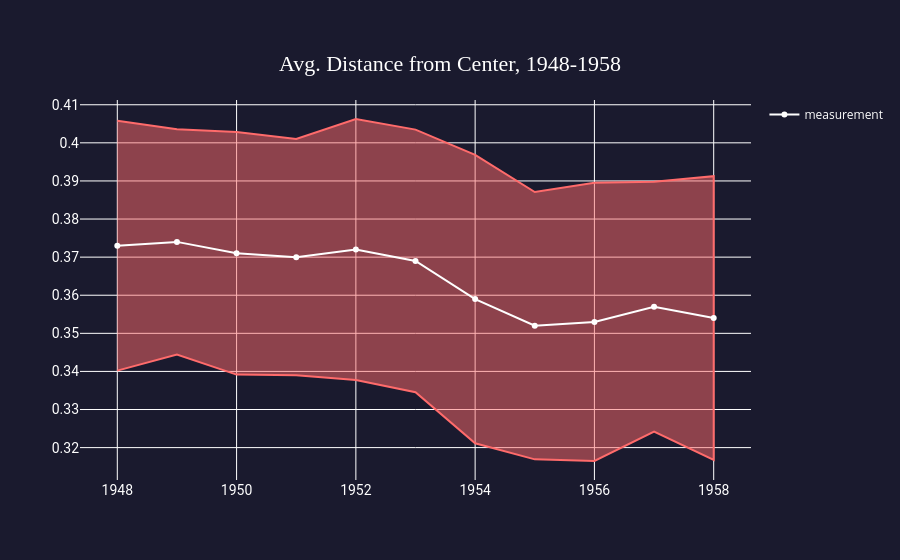

Notebook code for this chart:
### Markdown cell above
## Distance

### Code cell
x = sample_data_g['year'].tolist()
y = sample_data_g['avg_dist'].round(3)

error = y * sample_data_g['moe']
y_upper = (y + error).tolist()
y_lower = (y - error).tolist()

fig = go.Figure([
    go.Scatter(
        x=x + x[::-1],
        y=y_upper + y_lower[::-1],
        fill='toself',
        line=dict(color='#FF6B6B'),
fillcolor='rgba(255, 107, 107, 0.5)',
        hoverinfo='skip',
        showlegend=False
    ),
    go.Scatter(
        x=x, y=y.tolist(),
        line=dict(color='rgb(255, 255, 255)'),
        name='measurement'
    )
])
fig.update_layout(layout)
fig.update_layout(dict(title=dict(text="Avg. Distance from Center, 1948-1958", y=0.9, x=0.5)))
fig.show()

### Figure 1 — Plotly figure (JSON) as saved in the notebook; plotly's stock layout.template omitted (floating-point values rounded to 4 significant figures)
{"data": [{"fill": "toself", "fillcolor": "rgba(255, 107, 107, 0.5)", "hoverinfo": "skip", "line": {"color": "#FF6B6B"}, "showlegend": false, "type": "scatter", "x": [1948, 1949, 1950, 1951, 1952, 1953, 1954, 1955, 1956, 1957, 1958, 1958, 1957, 1956, 1955, 1954, 1953, 1952, 1951, 1950, 1949, 1948], "y": [0.4058, 0.4036, 0.4028, 0.401, 0.4063, 0.4035, 0.3968, 0.3871, 0.3895, 0.3898, 0.3912, 0.3168, 0.3242, 0.3165, 0.3169, 0.3212, 0.3345, 0.3377, 0.339, 0.3392, 0.3444, 0.3402]}, {"line": {"color": "rgb(255, 255, 255)"}, "name": "measurement", "type": "scatter", "x": [1948, 1949, 1950, 1951, 1952, 1953, 1954, 1955, 1956, 1957, 1958], "y": [0.373, 0.374, 0.371, 0.37, 0.372, 0.369, 0.359, 0.352, 0.353, 0.357, 0.354]}], "layout": {"font": {"color": "white"}, "paper_bgcolor": "#1A1A2E", "plot_bgcolor": "rgba(61, 61, 61, 0)", "title": {"font": {"color": "white", "family": "Raleway", "size": 22}, "text": "Avg. Distance from Center, 1948-1958", "x": 0.5, "xanchor": "center", "y": 0.9, "yanchor": "top"}, "xaxis": {"tickfont": {"color": "white", "family": "Roboto", "size": 14}, "title": {"font": {"color": "white", "family": "Raleway", "size": 18}, "text": ""}}, "yaxis": {"layer": "below traces", "tickfont": {"color": "white", "family": "Roboto", "size": 14}, "title": {"font": {"color": "white", "family": "Raleway", "size": 18}, "text": ""}}}}
